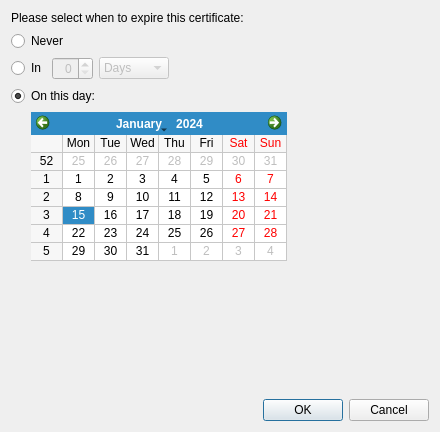
<ui version="4.0" >
 <class>Kleo::Dialogs::ExpiryDialog</class>
 <widget class="QDialog" name="Kleo::Dialogs::ExpiryDialog" >
  <property name="geometry" >
   <rect>
    <x>0</x>
    <y>0</y>
    <width>436</width>
    <height>432</height>
   </rect>
  </property>
  <property name="windowTitle" >
   <string>Change Certificate Date of Expiry</string>
  </property>
  <layout class="QVBoxLayout" >
   <item>
    <widget class="QLabel" name="label" >
     <property name="text" >
      <string>Please select when to expire this certificate:</string>
     </property>
    </widget>
   </item>
   <item>
    <widget class="QRadioButton" name="neverRB" >
     <property name="text" >
      <string>Never</string>
     </property>
     <property name="checked" >
      <bool>false</bool>
     </property>
    </widget>
   </item>
   <item>
    <layout class="QHBoxLayout" >
     <item>
      <widget class="QRadioButton" name="inRB" >
       <property name="text" >
        <string>In</string>
       </property>
      </widget>
     </item>
     <item>
      <widget class="QSpinBox" name="inSB" >
       <property name="enabled" >
        <bool>false</bool>
       </property>
       <property name="alignment" >
        <set>Qt::AlignRight|Qt::AlignTrailing|Qt::AlignVCenter</set>
       </property>
      </widget>
     </item>
     <item>
      <widget class="QComboBox" name="inCB" >
       <property name="enabled" >
        <bool>false</bool>
       </property>
       <item>
        <property name="text" >
         <string>Days</string>
        </property>
       </item>
       <item>
        <property name="text" >
         <string>Weeks</string>
        </property>
       </item>
       <item>
        <property name="text" >
         <string>Months</string>
        </property>
       </item>
       <item>
        <property name="text" >
         <string>Years</string>
        </property>
       </item>
      </widget>
     </item>
     <item>
      <spacer>
       <property name="orientation" >
        <enum>Qt::Horizontal</enum>
       </property>
       <property name="sizeHint" >
        <size>
         <width>0</width>
         <height>0</height>
        </size>
       </property>
      </spacer>
     </item>
    </layout>
   </item>
   <item>
    <widget class="QRadioButton" name="onRB" >
     <property name="text" >
      <string>On this day:</string>
     </property>
     <property name="checked" >
      <bool>true</bool>
     </property>
    </widget>
   </item>
   <item>
    <layout class="QHBoxLayout" >
     <item>
      <spacer>
       <property name="orientation" >
        <enum>Qt::Horizontal</enum>
       </property>
       <property name="sizeType" >
        <enum>QSizePolicy::Fixed</enum>
       </property>
       <property name="sizeHint" >
        <size>
         <width>20</width>
         <height>20</height>
        </size>
       </property>
      </spacer>
     </item>
     <item>
      <widget class="QCalendarWidget" name="onCW" >
       <property name="gridVisible" >
        <bool>true</bool>
       </property>
      </widget>
     </item>
     <item>
      <spacer>
       <property name="orientation" >
        <enum>Qt::Horizontal</enum>
       </property>
       <property name="sizeHint" >
        <size>
         <width>0</width>
         <height>0</height>
        </size>
       </property>
      </spacer>
     </item>
     <item>
      <spacer>
       <property name="orientation" >
        <enum>Qt::Horizontal</enum>
       </property>
       <property name="sizeHint" >
        <size>
         <width>40</width>
         <height>20</height>
        </size>
       </property>
      </spacer>
     </item>
    </layout>
   </item>
   <item>
    <spacer>
     <property name="orientation" >
      <enum>Qt::Vertical</enum>
     </property>
     <property name="sizeHint" >
      <size>
       <width>418</width>
       <height>16</height>
      </size>
     </property>
    </spacer>
   </item>
   <item>
    <spacer>
     <property name="orientation" >
      <enum>Qt::Vertical</enum>
     </property>
     <property name="sizeHint" >
      <size>
       <width>0</width>
       <height>0</height>
      </size>
     </property>
    </spacer>
   </item>
   <item>
    <widget class="QDialogButtonBox" name="buttonBox" >
     <property name="orientation" >
      <enum>Qt::Horizontal</enum>
     </property>
     <property name="standardButtons" >
      <set>QDialogButtonBox::Cancel|QDialogButtonBox::NoButton|QDialogButtonBox::Ok</set>
     </property>
    </widget>
   </item>
  </layout>
 </widget>
 <resources/>
 <connections>
  <connection>
   <sender>buttonBox</sender>
   <signal>accepted()</signal>
   <receiver>Kleo::Dialogs::ExpiryDialog</receiver>
   <slot>accept()</slot>
   <hints>
    <hint type="sourcelabel" >
     <x>227</x>
     <y>369</y>
    </hint>
    <hint type="destinationlabel" >
     <x>157</x>
     <y>274</y>
    </hint>
   </hints>
  </connection>
  <connection>
   <sender>buttonBox</sender>
   <signal>rejected()</signal>
   <receiver>Kleo::Dialogs::ExpiryDialog</receiver>
   <slot>reject()</slot>
   <hints>
    <hint type="sourcelabel" >
     <x>295</x>
     <y>375</y>
    </hint>
    <hint type="destinationlabel" >
     <x>286</x>
     <y>274</y>
    </hint>
   </hints>
  </connection>
  <connection>
   <sender>onRB</sender>
   <signal>toggled(bool)</signal>
   <receiver>onCW</receiver>
   <slot>setEnabled(bool)</slot>
   <hints>
    <hint type="sourcelabel" >
     <x>102</x>
     <y>55</y>
    </hint>
    <hint type="destinationlabel" >
     <x>102</x>
     <y>79</y>
    </hint>
   </hints>
  </connection>
  <connection>
   <sender>inRB</sender>
   <signal>toggled(bool)</signal>
   <receiver>inCB</receiver>
   <slot>setEnabled(bool)</slot>
   <hints>
    <hint type="sourcelabel" >
     <x>144</x>
     <y>313</y>
    </hint>
    <hint type="destinationlabel" >
     <x>314</x>
     <y>315</y>
    </hint>
   </hints>
  </connection>
  <connection>
   <sender>inRB</sender>
   <signal>toggled(bool)</signal>
   <receiver>inSB</receiver>
   <slot>setEnabled(bool)</slot>
   <hints>
    <hint type="sourcelabel" >
     <x>144</x>
     <y>331</y>
    </hint>
    <hint type="destinationlabel" >
     <x>176</x>
     <y>331</y>
    </hint>
   </hints>
  </connection>
 </connections>
</ui>
